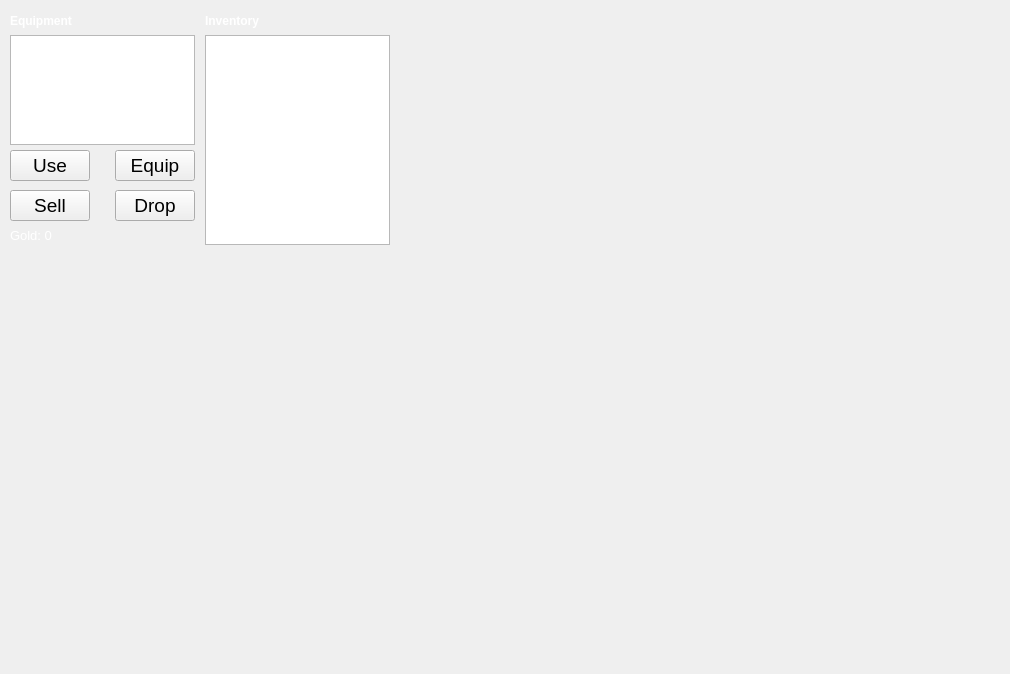
    <widget class="QWidget" name="tabInventory">
     <attribute name="title">
      <string>Inventory</string>
     </attribute>
     <widget class="QLabel" name="lblEquipment">
      <property name="geometry">
       <rect>
        <x>10</x>
        <y>10</y>
        <width>150</width>
        <height>21</height>
       </rect>
      </property>
      <property name="font">
       <font>
        <weight>75</weight>
        <bold>true</bold>
       </font>
      </property>
      <property name="styleSheet">
       <string notr="true">color: rgb(255, 255, 255);</string>
      </property>
      <property name="text">
       <string>Equipment</string>
      </property>
     </widget>
     <widget class="QLabel" name="lblInventory">
      <property name="geometry">
       <rect>
        <x>205</x>
        <y>10</y>
        <width>150</width>
        <height>21</height>
       </rect>
      </property>
      <property name="font">
       <font>
        <weight>75</weight>
        <bold>true</bold>
       </font>
      </property>
      <property name="styleSheet">
       <string notr="true">color: rgb(255, 255, 255);</string>
      </property>
      <property name="text">
       <string>Inventory</string>
      </property>
     </widget>
     <widget class="QListWidget" name="lstEquipment">
      <property name="geometry">
       <rect>
        <x>10</x>
        <y>35</y>
        <width>185</width>
        <height>110</height>
       </rect>
      </property>
     </widget>
     <widget class="QLabel" name="lblInvTabBG">
      <property name="geometry">
       <rect>
        <x>-370</x>
        <y>-10</y>
        <width>1001</width>
        <height>665</height>
       </rect>
      </property>
      <property name="text">
       <string/>
      </property>
      <property name="pixmap">
       <pixmap>../Img/tabCharacterBG.png</pixmap>
      </property>
     </widget>
     <widget class="QListWidget" name="lstInventory">
      <property name="geometry">
       <rect>
        <x>205</x>
        <y>35</y>
        <width>185</width>
        <height>210</height>
       </rect>
      </property>
     </widget>
     <widget class="QPushButton" name="btnUse">
      <property name="geometry">
       <rect>
        <x>10</x>
        <y>150</y>
        <width>80</width>
        <height>31</height>
       </rect>
      </property>
      <property name="font">
       <font>
        <pointsize>14</pointsize>
        <weight>50</weight>
        <bold>false</bold>
       </font>
      </property>
      <property name="text">
       <string>Use</string>
      </property>
     </widget>
     <widget class="QPushButton" name="btnEquip">
      <property name="geometry">
       <rect>
        <x>115</x>
        <y>150</y>
        <width>80</width>
        <height>31</height>
       </rect>
      </property>
      <property name="font">
       <font>
        <pointsize>14</pointsize>
        <weight>50</weight>
        <bold>false</bold>
       </font>
      </property>
      <property name="text">
       <string>Equip</string>
      </property>
     </widget>
     <widget class="QPushButton" name="btnSell">
      <property name="geometry">
       <rect>
        <x>10</x>
        <y>190</y>
        <width>80</width>
        <height>31</height>
       </rect>
      </property>
      <property name="font">
       <font>
        <pointsize>14</pointsize>
        <weight>50</weight>
        <bold>false</bold>
       </font>
      </property>
      <property name="text">
       <string>Sell</string>
      </property>
     </widget>
     <widget class="QPushButton" name="btnDrop">
      <property name="geometry">
       <rect>
        <x>115</x>
        <y>190</y>
        <width>80</width>
        <height>31</height>
       </rect>
      </property>
      <property name="font">
       <font>
        <pointsize>14</pointsize>
        <weight>50</weight>
        <bold>false</bold>
       </font>
      </property>
      <property name="text">
       <string>Drop</string>
      </property>
     </widget>
     <widget class="QLabel" name="lblGoldInv">
      <property name="geometry">
       <rect>
        <x>10</x>
        <y>225</y>
        <width>185</width>
        <height>21</height>
       </rect>
      </property>
      <property name="font">
       <font>
        <pointsize>10</pointsize>
       </font>
      </property>
      <property name="styleSheet">
       <string notr="true">color: rgb(255, 255, 255);</string>
      </property>
      <property name="text">
       <string>Gold: 0</string>
      </property>
     </widget>
     <zorder>lblInvTabBG</zorder>
     <zorder>lblEquipment</zorder>
     <zorder>lblInventory</zorder>
     <zorder>lstEquipment</zorder>
     <zorder>lstInventory</zorder>
     <zorder>btnUse</zorder>
     <zorder>btnEquip</zorder>
     <zorder>btnSell</zorder>
     <zorder>btnDrop</zorder>
     <zorder>lblGoldInv</zorder>
    </widget>
